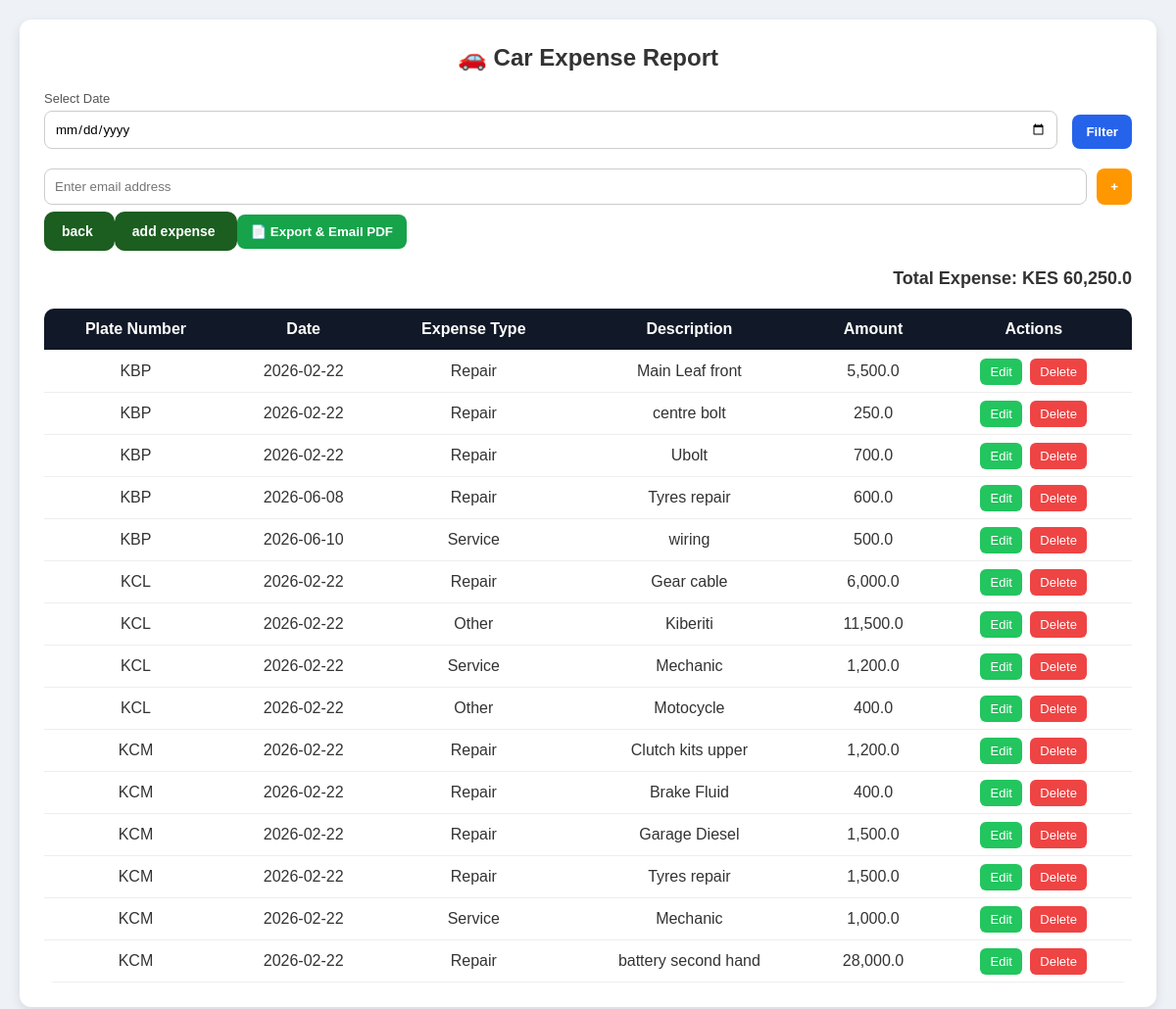
/car_expense_report (signed in), run on the app's committed database.
### models.py (models this page shows)
class CarExpense(db.Model):
    __tablename__ = "car_expense"
    id = db.Column(db.Integer, primary_key=True)
    car_id = db.Column(db.Integer, db.ForeignKey("car_registry.id"), nullable=False)
    date = db.Column(db.Date, nullable=False)
    expense_type = db.Column(db.String(100))   # fuel, repair, insurance etc
    description = db.Column(db.String(200))
    amount = db.Column(db.Float, nullable=False)

class CarRegistry(db.Model):
    __tablename__ = "car_registry"
    id = db.Column(db.Integer, primary_key=True)
    plate_number = db.Column(db.String(50), unique=True, nullable=False)
    model = db.Column(db.String(100))
    driver = db.Column(db.String(100))
    expenses = db.relationship("CarExpense", backref="car", cascade="all, delete", lazy=True)
    sales = db.relationship("CarSales", backref="car", cascade="all, delete", lazy=True)

### app.py (the view)
@app.route("/car_expense_report")
@login_required
@role_required("admin", "finance")
def car_expense_report():
    selected_date = request.args.get("date")
    data = get_car_expense_report_data(selected_date)
    return render_template("car_expense_report.html", **data)

### app.py (called while the page is built)
@app.before_request
def require_login():
    if request.endpoint is None:
        return
    allowed = [
        "login",
        "forgot",
        "verify_otp",
        "reset_password",
        "logout",
        "static"
    ]
    if request.endpoint.startswith("static"):
        return
    if not session.get("logged_in") and request.endpoint not in allowed:
        return redirect(url_for("login"))

def login_required(f):
    @wraps(f)
    def wrapper(*args, **kwargs):
        if not session.get("logged_in"):
            return redirect(url_for("login"))
        return f(*args, **kwargs)
    return wrapper

def role_required(*roles):
    def decorator(f):
        @wraps(f)
        def wrapper(*args, **kwargs):
            if not session.get("logged_in"):
                return redirect(url_for("login"))
            user_role = session.get("role")
            if user_role not in roles:
                flash(
                    "Access denied. You are not authorized.",
                    "error"
                )
                return redirect(url_for("access_denied"))
            return f(*args, **kwargs)
        return wrapper
    return decorator

def get_car_expense_report_data(selected_date=None):
    query = CarExpense.query.join(CarRegistry)
    if selected_date:
        selected_date_obj = datetime.strptime(selected_date, "%Y-%m-%d").date()
        query = query.filter(CarExpense.date == selected_date_obj)
    expenses = query.order_by(CarRegistry.plate_number.asc()).all()
    total = sum(e.amount for e in expenses)
    return {
        "expenses": expenses,
        "total_expense": total,
        "selected_date": selected_date
    }

### templates/car_expense_report.html (shortened to what this page needs)
<!DOCTYPE html>
<html lang="en">
<head>
</head>
<body>
<div class="container">
<h2>🚗 Car Expense Report</h2>
<form method="GET" class="filter-box">
    <div class="filter-group">
        <label>Select Date</label>
        <input type="date" name="date" value="{{ selected_date }}">
    </div>
    <button type="submit" class="btn btn-filter">Filter</button>
</form>
<form method="GET" action="{{ url_for('send_report', report_type='car_expenses') }}">
    <div class="email-box" id="emailBox">
        <div class="email-row">
            <input type="email" name="emails" placeholder="Enter email address" required>
            <button type="button" class="btn btn-add" onclick="addEmail()">+</button>
        </div>
    </div>
     <a href="/car_sales_report" class="action-btn">
        back
    </a>
     <a href="/add_car_expense" class="action-btn">
        add expense
    </a>
    <button type="submit" class="btn btn-export" style="margin-top:10px;">
        📄 Export & Email PDF
    </button>
</form>
<div class="total-box">
    Total Expense: KES <strong>{{ "{:,}".format(total_expense) }}</strong>
</div>
<table>
<thead>
<tr>
    <th>Plate Number</th>
    <th>Date</th>
    <th>Expense Type</th>
    <th>Description</th>
    <th>Amount</th>
    <th>Actions</th>
</tr>
</thead>
<tbody>
{% if expenses %}
    {% for expense in expenses %}
    <tr>
        <td>{{ expense.car.plate_number }}</td>
        <td>{{ expense.date }}</td>
        <td>{{ expense.expense_type }}</td>
        <td>{{ expense.description }}</td>
        <td>{{ "{:,}".format(expense.amount) }}</td>
        <td>
            <a href="{{ url_for('edit_car_expense', id=expense.id) }}" class="edit-btn">Edit</a>
            <a href="{{ url_for('delete_car_expense', id=expense.id) }}"
               class="delete-btn"
               onclick="return confirm('Are you sure you want to delete this record?')">
               Delete
            </a>
        </td>
    </tr>
    {% endfor %}
{% else %}
<tr>
    <td colspan="6" class="no-data">No records found</td>
</tr>
{% endif %}
</tbody>
</table>
</div>
</body>
</html>

### templates/car_expense_report.html (style rules this page uses)
* { box-sizing:border-box; margin:0; padding:0; font-family:Arial, sans-serif; }
body { background:#eef2f7; padding:20px; color:#333; }
.container { max-width:1200px; margin:auto; background:#fff; padding:25px; border-radius:12px; box-shadow:0 4px 12px rgba(0,0,0,0.1); }
h2 { text-align:center; margin-bottom:20px; }
.filter-box { display:flex; flex-wrap:wrap; gap:15px; justify-content:space-between; align-items:flex-end; margin-bottom:20px; }
.filter-group { display:flex; flex-direction:column; gap:5px; flex:1; min-width:220px; }
label { font-size:13px; color:#555; }
input[type="date"] { padding:10px; border-radius:8px; border:1px solid #ccc; }
.email-box { display:flex; flex-direction:column; gap:10px; }
.email-row { display:flex; gap:10px; flex-wrap:wrap; }
.email-row input { flex:1; min-width:220px; padding:10px; border-radius:8px; border:1px solid #ccc; }
button, .btn { padding:10px 14px; border:none; border-radius:8px; cursor:pointer; font-weight:bold; color:white; }
.btn-filter { background:#2563eb; }
.btn-export { background:#16a34a; }
.btn-add { background:#ff9800; }
.total-box { margin:20px 0; font-size:18px; font-weight:bold; text-align:right; }
table { width:100%; border-collapse:collapse; border-radius:10px; overflow:hidden; }
thead { background:#111827; color:white; }
th, td { padding:12px; text-align:center; border-bottom:1px solid #eee; }
.edit-btn, .delete-btn { padding:6px 10px; border-radius:6px; text-decoration:none; color:white; font-size:13px; margin:2px; }
.edit-btn { background:#22c55e; }
.delete-btn { background:#ef4444; }
.action-btn { text-decoration:none; background:#1b5e20; color:white; padding:12px 18px; border-radius:10px; font-size:14px; font-weight:bold; transition:0.3s; }

### data on the page
CarExpense: car.plate_number "KBP", date "2026-02-22", expense_type "Repair", description "Main Leaf front", amount "5,500.0"
CarExpense: car.plate_number "KBP", date "2026-02-22", expense_type "Repair", description "centre bolt", amount "250.0"
CarExpense: car.plate_number "KBP", date "2026-02-22", expense_type "Repair", description "Ubolt", amount "700.0"
CarExpense: car.plate_number "KBP", date "2026-06-08", expense_type "Repair", description "Tyres repair", amount "600.0"
CarExpense: car.plate_number "KBP", date "2026-06-10", expense_type "Service", description "wiring", amount "500.0"
CarExpense: car.plate_number "KCL", date "2026-02-22", expense_type "Repair", description "Gear cable", amount "6,000.0"
CarExpense: car.plate_number "KCL", date "2026-02-22", expense_type "Other", description "Kiberiti", amount "11,500.0"
CarExpense: car.plate_number "KCL", date "2026-02-22", expense_type "Service", description "Mechanic", amount "1,200.0"
CarExpense: car.plate_number "KCL", date "2026-02-22", expense_type "Other", description "Motocycle", amount "400.0"
CarExpense: car.plate_number "KCM", date "2026-02-22", expense_type "Repair", description "Clutch kits upper", amount "1,200.0"
CarExpense: car.plate_number "KCM", date "2026-02-22", expense_type "Repair", description "Brake Fluid", amount "400.0"
CarExpense: car.plate_number "KCM", date "2026-02-22", expense_type "Repair", description "Garage Diesel", amount "1,500.0"
CarExpense: car.plate_number "KCM", date "2026-02-22", expense_type "Repair", description "Tyres repair", amount "1,500.0"
CarExpense: car.plate_number "KCM", date "2026-02-22", expense_type "Service", description "Mechanic", amount "1,000.0"
CarExpense: car.plate_number "KCM", date "2026-02-22", expense_type "Repair", description "battery second hand", amount "28,000.0"

### other printed values
{{ "{:,}".format(total_expense) }} "60,250.0"
